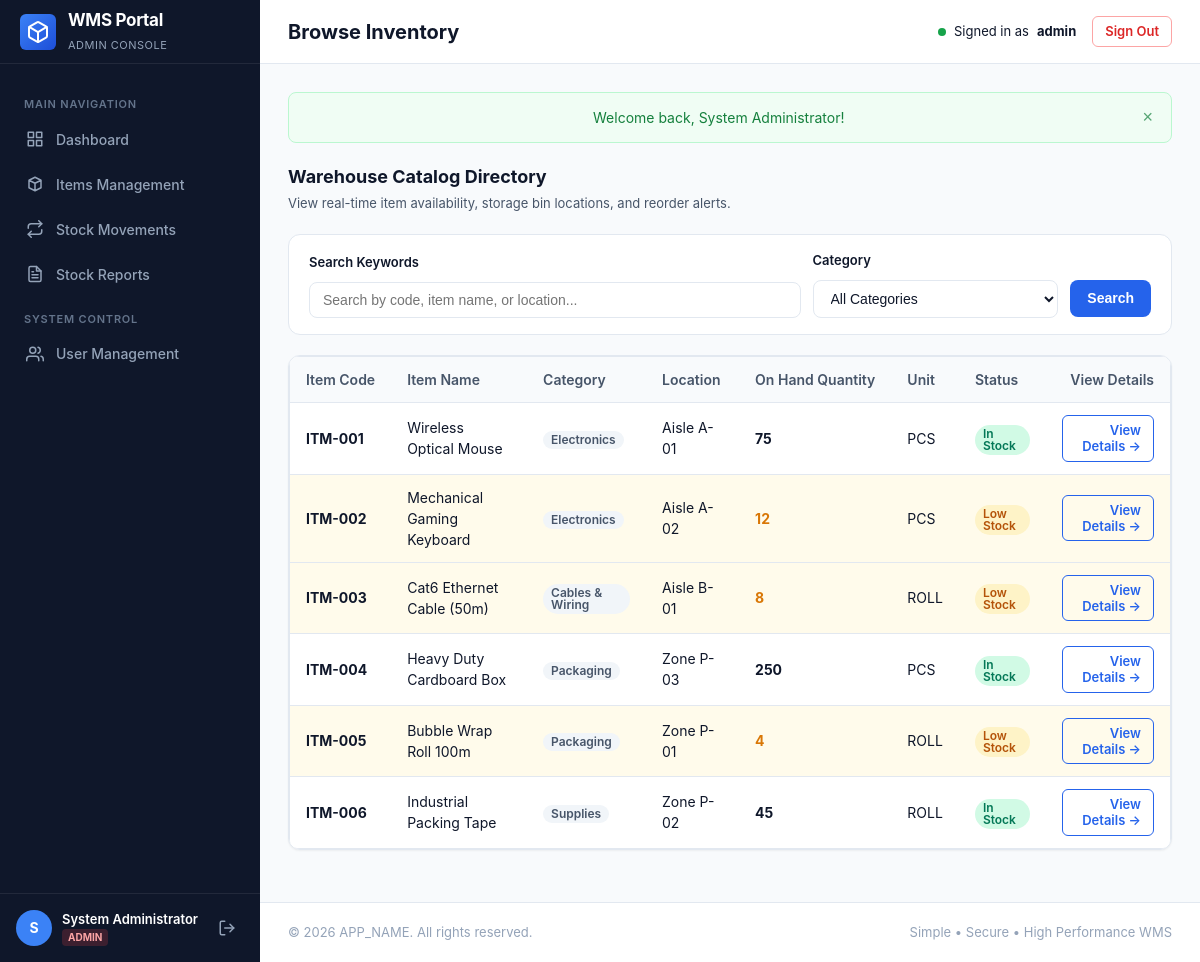
Page /user/items.php (signed in) on the committed database.
### tables this page shows
CREATE TABLE `items` (
    `id` INT AUTO_INCREMENT PRIMARY KEY,
    `item_code` VARCHAR(50) NOT NULL UNIQUE,
    `item_name` VARCHAR(150) NOT NULL,
    `category` VARCHAR(100) NOT NULL,
    `location` VARCHAR(100) NOT NULL,
    `quantity` INT NOT NULL DEFAULT 0,
    `unit` VARCHAR(30) NOT NULL,
    `reorder_level` INT NOT NULL DEFAULT 0,
    `created_at` TIMESTAMP DEFAULT CURRENT_TIMESTAMP,
    `updated_at` TIMESTAMP DEFAULT CURRENT_TIMESTAMP ON UPDATE CURRENT_TIMESTAMP,
    CONSTRAINT `chk_item_quantity` CHECK (`quantity` >= 0),
    CONSTRAINT `chk_item_reorder` CHECK (`reorder_level` >= 0),
    INDEX `idx_items_code` (`item_code`),
    INDEX `idx_items_category` (`category`),
    INDEX `idx_items_location` (`location`),
    INDEX `idx_items_quantity` (`quantity`)
);

### user/items.php (the view, shortened to what this page needs)
<?php
$db = get_db();
$search = trim((string)($_GET['search'] ?? ''));
$sql = 'SELECT * FROM items WHERE 1=1';
$params = [];
$sql .= ' ORDER BY item_code ASC';
$stmt = $db->prepare($sql);
$stmt->execute($params);
$items = $stmt->fetchAll();
require_once __DIR__ . '/../includes/header.php';
?>
<div style="margin-bottom:20px;">
    <h2 style="font-size:18px; margin:0; font-weight:700;">Warehouse Catalog Directory</h2>
    <p style="color:var(--text-secondary); margin:4px 0 0; font-size:13px;">View real-time item availability, storage bin locations, and reorder alerts.</p>
</div>
<form method="GET" action="<?= url('user/items.php') ?>" class="filter-bar">
    <div class="filter-item" style="flex: 2;">
        <label class="form-label" for="search">Search Keywords</label>
        <input
            type="text"
            id="search"
            name="search"
            class="form-control"
            placeholder="Search by code, item name, or location..."
            value="<?= e($search) ?>"
        >
    </div>
    <div class="filter-item">
        <label class="form-label" for="category">Category</label>
        <select id="category" name="category" class="form-control">
            <option value="">All Categories</option>
        </select>
    </div>
    <div class="filter-actions">
        <button type="submit" class="btn btn-primary">Search</button>
    </div>
</form>
<div class="card">
    <div class="card-body" style="padding:0;">
        <div class="table-responsive">
            <table class="table">
                <thead>
                    <tr>
                        <th>Item Code</th>
                        <th>Item Name</th>
                        <th>Category</th>
                        <th>Location</th>
                        <th>On Hand Quantity</th>
                        <th>Unit</th>
                        <th>Status</th>
                        <th style="text-align: right;">View Details</th>
                    </tr>
                </thead>
                <tbody>
                    <?php if (empty($items)): ?>
                        <tr>
                            <td colspan="8" style="text-align: center; color: var(--text-muted); padding: 36px;">
                                No items found matching your search.
                            </td>
                        </tr>
                    <?php else: ?>
                        <?php foreach ($items as $item): ?>
                            <?php $isLow = (int)$item['quantity'] <= (int)$item['reorder_level']; ?>
                            <tr class="<?= $isLow ? 'row-warning' : '' ?>">
                                <td><strong><?= e($item['item_code']) ?></strong></td>
                                <td><?= e($item['item_name']) ?></td>
                                <td><span class="badge badge-secondary"><?= e($item['category']) ?></span></td>
                                <td><?= e($item['location']) ?></td>
                                <td>
                                    <strong style="color: <?= (int)$item['quantity'] === 0 ? 'var(--danger)' : ($isLow ? 'var(--warning)' : 'inherit') ?>;">
                                        <?= (int)$item['quantity'] ?>
                                    </strong>
                                </td>
                                <td><?= e($item['unit']) ?></td>
                                <td>
                                    <?php if ((int)$item['quantity'] === 0): ?>
                                        <span class="badge badge-danger">Out of Stock</span>
                                    <?php elseif ($isLow): ?>
                                        <span class="badge badge-warning">Low Stock</span>
                                    <?php else: ?>
                                        <span class="badge badge-success">In Stock</span>
                                    <?php endif; ?>
                                </td>
                                <td style="text-align: right;">
                                    <a href="<?= url('user/item-details.php?id=' . (int)$item['id']) ?>" class="btn btn-sm btn-outline-primary">
                                        View Details &rarr;
                                    </a>
                                </td>
                            </tr>
                        <?php endforeach; ?>
                    <?php endif; ?>
                </tbody>
            </table>
        </div>
    </div>
</div>
<?php require_once __DIR__ . '/../includes/footer.php'; ?>

### assets/css/style.css (style rules this page uses)
:root { --primary: #2563eb; --primary-hover: #1d4ed8; --primary-light: #eff6ff; --secondary: #64748b; --secondary-hover: #475569; --success: #16a34a; --success-light: #f0fdf4; --warning: #d97706; --warning-light: #fffbeb; --danger: #dc2626; --danger-light: #fef2f2; --info: #0284c7; --info-light: #f0f9ff; --bg-main: #f8fafc; --bg-card: #ffffff; --bg-sidebar: #0f172a; --bg-sidebar-hover: #1e293b; --text-primary: #0f172a; --text-secondary: #475569; --text-muted: #94a3b8; --text-inverse: #ffffff; --border-color: #e2e8f0; --border-focus: #3b82f6; --sidebar-width: 260px; --topbar-height: 64px; --radius-sm: 6px; --radius-md: 8px; --radius-lg: 12px; --shadow-sm: 0 1px 2px 0 rgba(0, 0, 0, 0.05); --shadow-md: 0 4px 6px -1px rgba(0, 0, 0, 0.07), 0 2px 4px -2px rgba(0, 0, 0, 0.05); --shadow-lg: 0 10px 15px -3px rgba(0, 0, 0, 0.08), 0 4px 6px -4px rgba(0, 0, 0, 0.03); }
*, *::before, *::after { box-sizing: border-box; margin: 0; padding: 0; }
body { font-family: -apple-system, BlinkMacSystemFont, "Segoe UI", Roboto, "Helvetica Neue", Arial, sans-serif; font-size: 15px; line-height: 1.5; color: var(--text-primary); background-color: var(--bg-main); -webkit-font-smoothing: antialiased; }
.card { background-color: var(--bg-card); border-radius: var(--radius-lg); border: 1px solid var(--border-color); box-shadow: var(--shadow-sm); margin-bottom: 24px; overflow: hidden; }
.card-body { padding: 24px; }
.btn { display: inline-flex; align-items: center; justify-content: center; gap: 8px; padding: 9px 16px; font-size: 14px; font-weight: 600; border-radius: var(--radius-md); border: 1px solid transparent; cursor: pointer; text-decoration: none; transition: all 0.2s ease; line-height: 1.25; }
.btn-sm { padding: 6px 12px; font-size: 13px; border-radius: var(--radius-sm); }
.btn-primary { background-color: var(--primary); color: #ffffff; }
.btn-outline-primary { background: transparent; border-color: var(--primary); color: var(--primary); }
.table-responsive { width: 100%; overflow-x: auto; border-radius: var(--radius-md); border: 1px solid var(--border-color); background: #fff; }
.table { width: 100%; border-collapse: collapse; text-align: left; font-size: 14px; }
.table th { background-color: #f8fafc; color: var(--text-secondary); font-weight: 600; padding: 12px 16px; border-bottom: 1px solid var(--border-color); white-space: nowrap; }
.table td { padding: 12px 16px; border-bottom: 1px solid var(--border-color); color: var(--text-primary); vertical-align: middle; }
.table tbody tr:last-child td { border-bottom: none; }
.table tr.row-warning { background-color: #fffbeb !important; }
.badge { display: inline-flex; align-items: center; padding: 3px 8px; font-size: 12px; font-weight: 600; border-radius: 9999px; line-height: 1; }
.badge-warning { background-color: #fef3c7; color: #b45309; }
.badge-success { background-color: #d1fae5; color: #047857; }
.badge-secondary { background-color: #f1f5f9; color: #475569; }
.form-label { display: block; font-size: 13px; font-weight: 600; margin-bottom: 6px; color: var(--text-primary); }
.form-control { width: 100%; padding: 9px 13px; font-size: 14px; color: var(--text-primary); background-color: #ffffff; border: 1px solid var(--border-color); border-radius: var(--radius-md); outline: none; transition: border-color 0.15s, box-shadow 0.15s; }
.filter-bar { display: flex; flex-wrap: wrap; align-items: flex-end; gap: 12px; margin-bottom: 20px; background: #ffffff; padding: 16px 20px; border-radius: var(--radius-lg); border: 1px solid var(--border-color); }
.filter-item { display: flex; flex-direction: column; gap: 4px; flex: 1; min-width: 160px; }
.filter-actions { display: flex; gap: 8px; margin-bottom: 1px; }

### rows in the picture
items: item_code "ITM-001", item_name "Wireless Optical Mouse", category "Electronics", location "Aisle A-01", quantity "75", unit "PCS", reorder_level "In Stock"
items: item_code "ITM-002", item_name "Mechanical Gaming Keyboard", category "Electronics", location "Aisle A-02", quantity "12", unit "PCS", reorder_level "Low Stock"
items: item_code "ITM-003", item_name "Cat6 Ethernet Cable (50m)", category "Cables & Wiring", location "Aisle B-01", quantity "8", unit "ROLL", reorder_level "Low Stock"
items: item_code "ITM-004", item_name "Heavy Duty Cardboard Box", category "Packaging", location "Zone P-03", quantity "250", unit "PCS", reorder_level "In Stock"
items: item_code "ITM-005", item_name "Bubble Wrap Roll 100m", category "Packaging", location "Zone P-01", quantity "4", unit "ROLL", reorder_level "Low Stock"
items: item_code "ITM-006", item_name "Industrial Packing Tape", category "Supplies", location "Zone P-02", quantity "45", unit "ROLL", reorder_level "In Stock"

### other values in the picture
substr($user['full_name'] ?? 'U', 0, 1) "S"
$user['full_name'] "System Administrator"
$user['role'] "ADMIN"
$pageTitle "Browse Inventory"
current_user()['username'] "admin"
$message "Welcome back, System Administrator!"
APP_NAME "APP_NAME"
